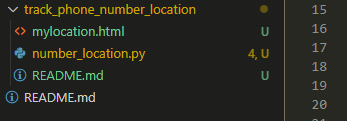
#> input picture track_phone_number_location/images/1.png, 347 x 121 px, given in place of the camera
$ python main.py
#> lines starting #> are read from the running program, lines starting #| are printed output that depends on the picture
import threading
import winsound
import cv2
import imutils

# initialization for camera
# parameter 0~n is the number of cameras
cam = cv2.VideoCapture(0, cv2.CAP_DSHOW)
print(cam)
# set the frame rate
cam.set(cv2.CAP_PROP_FRAME_WIDTH, 648)
cam.set(cv2.CAP_PROP_FRAME_HEIGHT, 648)

_, start_frame = cam.read()
#> start_frame is the input picture: shape (121, 347, 3); mean B, G, R 32.8, 40.4, 38.9
start_frame = imutils.resize(start_frame, width=500)
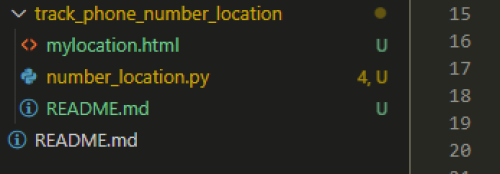
#> start_frame: shape (174, 500, 3); mean B, G, R 32.8, 40.4, 38.9
start_frame = cv2.cvtColor(start_frame, cv2.COLOR_BGR2GRAY)
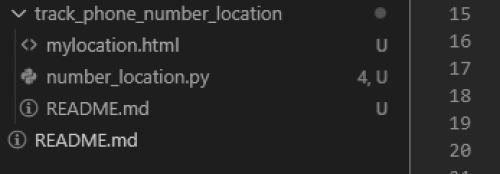
#> start_frame: shape (174, 500); min 30, max 204, mean 38.8
start_frame = cv2.GaussianBlur(start_frame, (21,21), 0)
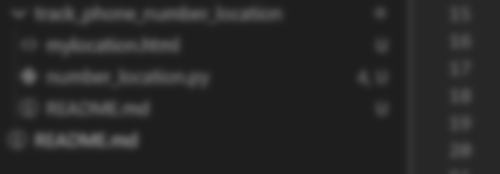
#> start_frame: shape (174, 500); min 30, max 107, mean 38.8

alarm = False
alarm_mode = False
alarm_counter = 0

# function to call when alarm happened
def beep_alarm():
    global alarm
    for _ in range(5):
        if not alarm_mode:
            break
        print("ALARM")
        winsound.Beep(2500,1000)
    alarm= False

while True:
    _, frame = cam.read()
    frame = imutils.resize(frame, width=500)

    # Movement tracking by compare frames
    if alarm_mode:
        frame_bw = cv2.cvtColor(frame, cv2.COLOR_BGR2GRAY)
        frame_bw = cv2.GaussianBlur(frame_bw,(5,5), 0)

        difference = cv2.absdiff(frame_bw, start_frame)
        threshold = cv2.threshold(difference,25,255,cv2.THRESH_BINARY)[1]
        start_frame = frame_bw

        # can arrange number to detect movement rates
        if threshold.sum() > 300:
            alarm_counter += 1
        else:
            if alarm_counter > 0:
                alarm_counter -= 1
        cv2.imshow("Cam", threshold)
    else:
        cv2.imshow("Cam", frame)

    if alarm_counter > 20:
        if not alarm:
            alarm = True
            threading.Thread(target = beep_alarm).start()

    # initialize key_pressed
    key_pressed = cv2.waitKey(38)
#> (key q is pressed here)

    if key_pressed == ord("t"):
        alarm_mode = not alarm_mode
        alarm_counter = 0;
    # setting key_pressed
    if key_pressed == ord("q"):
        alarm_mode = False
        break

cam.release()
cv2.destroyAllWindows()
